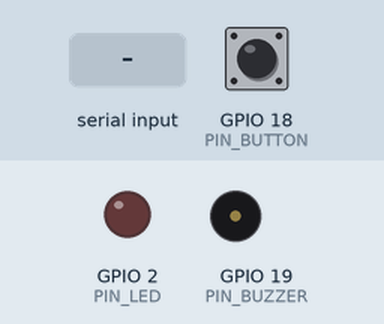
This sketch was run on a simulated ESP32. On the bench: output pins drawn as LEDs (lit = HIGH), buzzer (waves = sounding). The inputs (shaded band) are chosen by the test bench; at power-on: GPIO 18 (PIN_BUTTON) HIGH. What the sketch prints to the serial monitor is not drawn.

Above: at 1.9 s.
2.0 s: GPIO 18 (PIN_BUTTON) pulled LOW for 0.15 s
At 2.8 s:
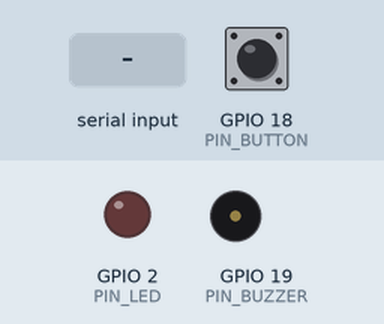
3.6 s: "s" received over Serial
At 5.8 s:
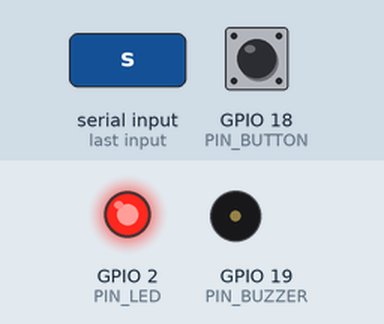
6.6 s: "p" received over Serial
At 7.9 s:
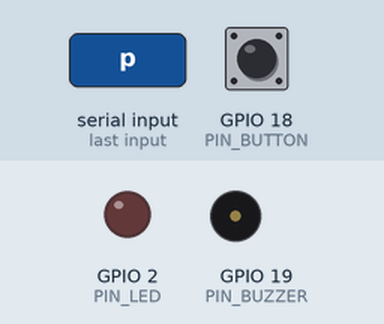
8.2 s: GPIO 18 (PIN_BUTTON) pulled LOW for 1 s
At 8.41 s:
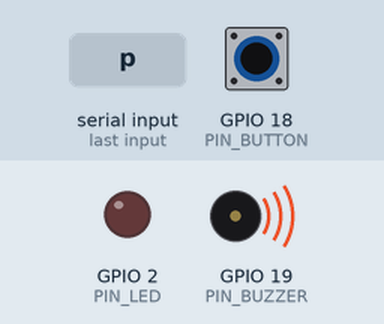
12.2 s: "r" received over Serial
At 12.8 s:
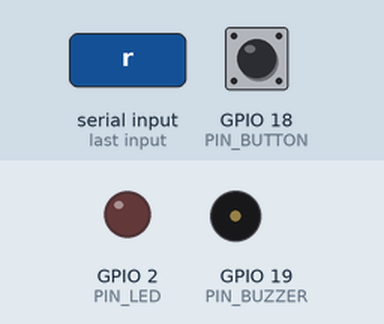
Timing chart, 0 to 14.7 s (numbered marks = the images above; inputs shaded):
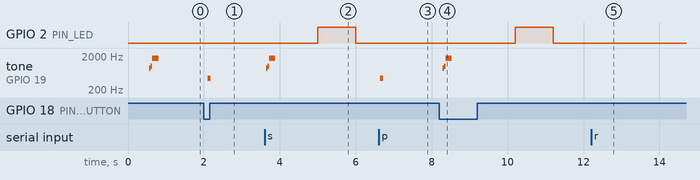

The sketch:

pomodoro-timer.ino
```cpp
// (licence header left out)
#include <Arduino.h>

#define WORK_DURATION_SEC   (25 * 60)
#define SHORT_BREAK_SEC     (5 * 60)
#define LONG_BREAK_SEC      (15 * 60)
#define CYCLES_BEFORE_LONG  4

#define PIN_BUTTON 18
#define PIN_BUZZER 19

#if defined(CONFIG_IDF_TARGET_ESP32S3)
    #define PIN_LED 48
#elif defined(CONFIG_IDF_TARGET_ESP32C3) || defined(CONFIG_IDF_TARGET_ESP32C6)
    #define PIN_LED 8
#else
    #define PIN_LED 2
#endif

enum PomodoroState {
    IDLE,
    WORK,
    SHORT_BREAK,
    LONG_BREAK,
    PAUSED
};

PomodoroState currentState = IDLE;
PomodoroState savedState = WORK;
uint32_t timeRemaining = WORK_DURATION_SEC;
uint32_t sessionCount = 0;
unsigned long lastTick = 0;

void playChirp(int freq, int duration_ms) {
    pinMode(PIN_BUZZER, OUTPUT);
    for (long i = 0; i < (duration_ms * 1000L); i += (1000000L / freq) * 2) {
        digitalWrite(PIN_BUZZER, HIGH);
        delayMicroseconds(1000000L / (freq * 2));
        digitalWrite(PIN_BUZZER, LOW);
        delayMicroseconds(1000000L / (freq * 2));
    }
}

const char* getStateName(PomodoroState state) {
    switch (state) {
        case IDLE:        return "IDLE (Ready)";
        case WORK:        return "FOCUS (Work)";
        case SHORT_BREAK: return "SHORT BREAK ☕";
        case LONG_BREAK:  return "LONG BREAK 🌴";
        case PAUSED:      return "PAUSED ⏸️";
        default:          return "UNKNOWN";
    }
}

void transitionTo(PomodoroState newState) {
    currentState = newState;
    switch (newState) {
        case WORK:
            timeRemaining = WORK_DURATION_SEC;
            Serial.println("\n🎯 Focus Phase Started! 25 Minutes on the clock.");
            playChirp(880, 150);
            playChirp(1760, 250);
            break;
        case SHORT_BREAK:
            timeRemaining = SHORT_BREAK_SEC;
            Serial.println("\n☕ Short Break Time! Step away and stretch.");
            playChirp(600, 200);
            playChirp(800, 300);
            break;
        case LONG_BREAK:
            timeRemaining = LONG_BREAK_SEC;
            Serial.println("\n🌴 Great work! You completed 4 sessions. Take a 15-minute long break.");
            playChirp(523, 200);
            playChirp(659, 200);
            playChirp(784, 400);
            break;
        case PAUSED:
            Serial.println("\n⏸️ Timer Paused.");
            playChirp(440, 150);
            break;
        case IDLE:
            timeRemaining = WORK_DURATION_SEC;
            Serial.println("\n⏹️ Timer Reset to IDLE.");
            break;
    }
}

void setup() {
    pinMode(PIN_LED, OUTPUT);
    pinMode(PIN_BUTTON, INPUT_PULLUP);
    pinMode(PIN_BUZZER, OUTPUT);

    Serial.begin(115200);
    delay(500);

    Serial.println("\n========================================================");
    Serial.println("  ⚡ ESP32 Community — Project INT-16: Pomodoro Timer");
    Serial.println("========================================================");
    Serial.println("Commands via Serial:");
    Serial.println("  's' : Start / Resume");
    Serial.println("  'p' : Pause");
    Serial.println("  'r' : Reset");
    Serial.println("  'k' : Skip to next phase\n");

    transitionTo(WORK);
}

void loop() {
    unsigned long currentMillis = millis();

    // Check button tap (with basic software debounce)
    if (digitalRead(PIN_BUTTON) == LOW) {
        delay(50);
        if (digitalRead(PIN_BUTTON) == LOW) {
            if (currentState == PAUSED) {
                transitionTo(savedState);
            } else if (currentState == WORK || currentState == SHORT_BREAK || currentState == LONG_BREAK) {
                savedState = currentState;
                transitionTo(PAUSED);
            }
            while (digitalRead(PIN_BUTTON) == LOW) delay(10);
        }
    }

    // Check serial console input
    if (Serial.available()) {
        char c = Serial.read();
        if (c == 's') {
            if (currentState == PAUSED) transitionTo(savedState);
            else if (currentState == IDLE) transitionTo(WORK);
        } else if (c == 'p' && currentState != PAUSED) {
            savedState = currentState;
            transitionTo(PAUSED);
        } else if (c == 'r') {
            transitionTo(IDLE);
        } else if (c == 'k') {
            timeRemaining = 0; // Trigger completion
        }
    }

    // 1-second countdown tick
    if (currentMillis - lastTick >= 1000) {
        lastTick = currentMillis;

        if (currentState == WORK || currentState == SHORT_BREAK || currentState == LONG_BREAK) {
            if (timeRemaining > 0) {
                timeRemaining--;
                uint32_t mins = timeRemaining / 60;
                uint32_t secs = timeRemaining % 60;
                digitalWrite(PIN_LED, (secs % 2 == 0) ? HIGH : LOW);

                Serial.printf("[%s] %02u:%02u | Sessions Completed: %u\n",
                              getStateName(currentState), mins, secs, sessionCount);
            } else {
                // Phase completed!
                if (currentState == WORK) {
                    sessionCount++;
                    if (sessionCount % CYCLES_BEFORE_LONG == 0) {
                        transitionTo(LONG_BREAK);
                    } else {
                        transitionTo(SHORT_BREAK);
                    }
                } else {
                    transitionTo(WORK);
                }
            }
        }
    }
}
```

Measured:
- after the input at 2.0 s, GPIO 2 (PIN_LED): stays LOW (without the input it goes to HIGH after 0.00 s); tone on GPIO 19 (PIN_BUZZER): silent → 439 Hz after 0.10 s, → silent 0.08 s later
- after the input at 3.6 s, GPIO 2 (PIN_LED): LOW → HIGH after 1.4 s, → LOW 1.0 s later; tone on GPIO 19 (PIN_BUZZER): silent → 874 Hz at once, → 993 Hz 0.04 s later, → 1736 Hz 0.04 s later, → silent 0.16 s later
- after the input at 6.6 s, GPIO 2 (PIN_LED): stays LOW (without the input it goes to HIGH after 0.40 s); tone on GPIO 19 (PIN_BUZZER): silent → 439 Hz at once, → silent 0.08 s later
- after the input at 8.2 s, GPIO 2 (PIN_LED): LOW → HIGH after 2.0 s, → LOW 1.0 s later; tone on GPIO 19 (PIN_BUZZER): silent → 874 Hz after 0.09 s, → 993 Hz 0.04 s later, → 1736 Hz 0.04 s later, → silent 0.16 s later
- after the input at 12.2 s, GPIO 2 (PIN_LED): stays LOW (without the input it goes to HIGH after 0.01 s)
